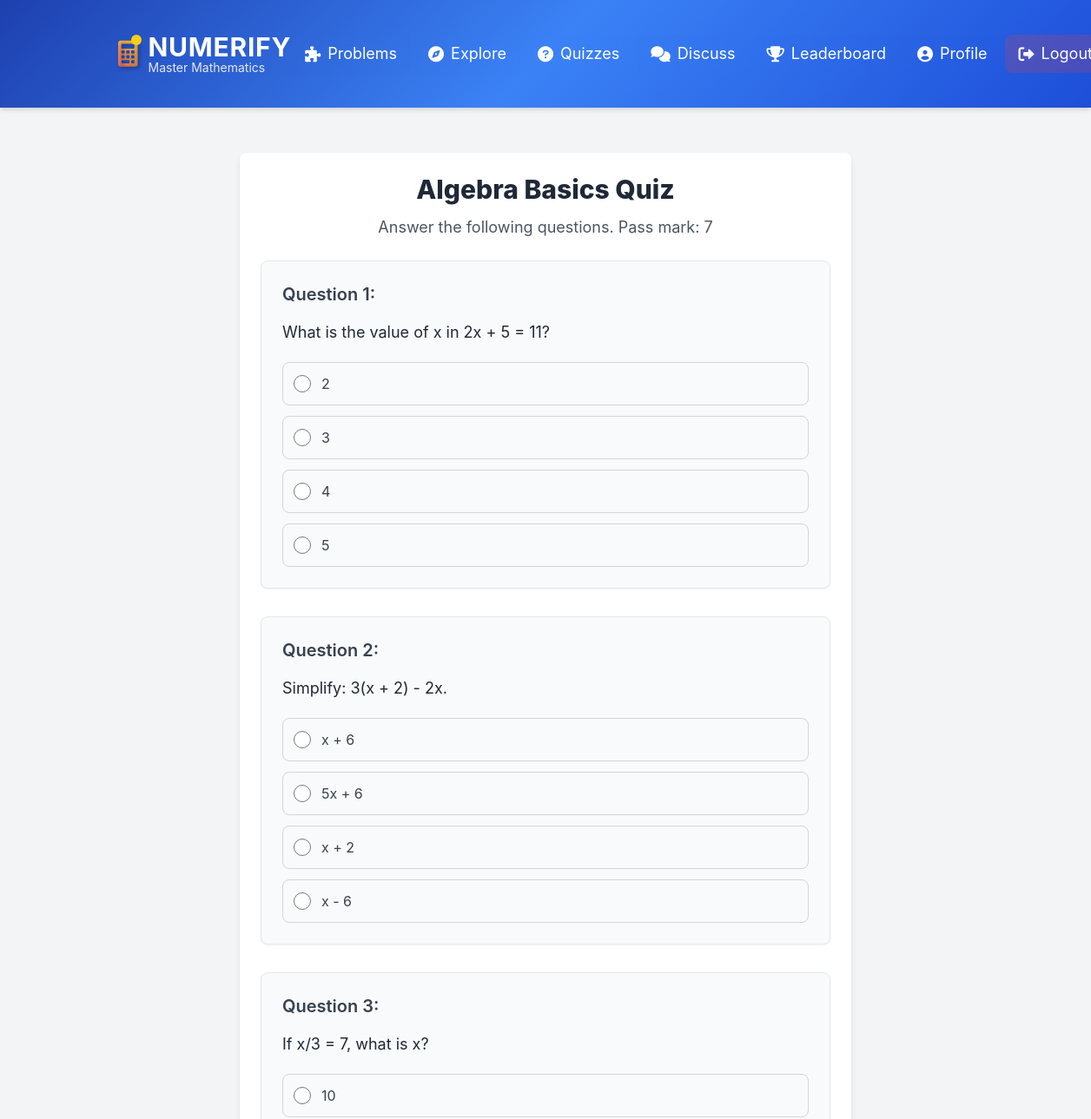
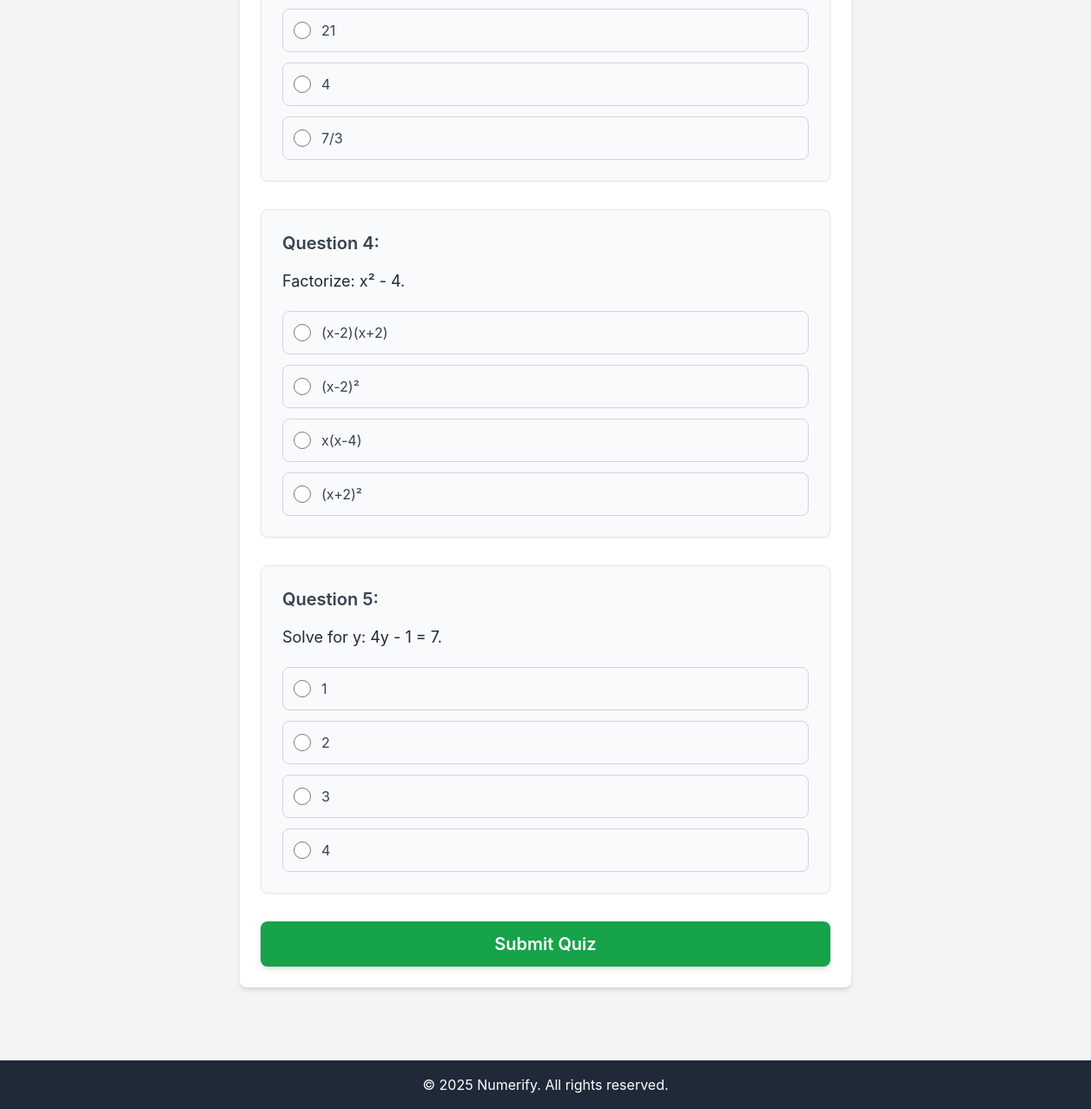
Page /quiz/1/start (signed in) on the committed database (2 pictures, top to bottom).
### models.py (models this page shows, shortened)
class Quiz(db.Model):
    id = db.Column(db.Integer, primary_key=True)
    title = db.Column(db.String(200), nullable=False)
    topic = db.Column(db.String(50), nullable=False)
    class_level = db.Column(db.String(20), nullable=False)
    pass_mark = db.Column(db.Integer, nullable=False, default=5) # Passing marks (e.g., 5 out of 10)
    questions = db.relationship('Question', backref='quiz', lazy=True, cascade="all, delete-orphan") # Cascade delete questions

class Question(db.Model):
    id = db.Column(db.Integer, primary_key=True)
    quiz_id = db.Column(db.Integer, db.ForeignKey('quiz.id'), nullable=False)
    text = db.Column(db.Text, nullable=False)
    options = db.relationship('Option', backref='question', lazy=True, cascade="all, delete-orphan") # Cascade delete options

class Option(db.Model):
    id = db.Column(db.Integer, primary_key=True)
    question_id = db.Column(db.Integer, db.ForeignKey('question.id'), nullable=False)
    text = db.Column(db.String(200), nullable=False)
    is_correct = db.Column(db.Boolean, default=False, nullable=False)

### quiz.py (the view, shortened to what this page needs)
@quiz.route('/quiz/<int:quiz_id>/start', methods=['GET', 'POST'])
@login_required
def start_quiz(quiz_id):
    current_quiz = Quiz.query.get_or_404(quiz_id)
    questions = Question.query.filter_by(quiz_id=quiz_id).order_by(Question.id.asc()).all()
    if not questions:
        flash("This quiz has no questions yet!", 'warning')
        return redirect(url_for('quiz.quiz_selection'))
    return render_template('start_quiz.html', quiz=current_quiz, questions=questions)

### templates/start_quiz.html (shortened to what this page needs)
{% extends "base.html" %}
{% block content %}
<div class="max-w-3xl mx-auto px-4 sm:px-6 lg:px-8">
    <div class="bg-white shadow-md rounded-lg p-6 mb-8">
        <h1 class="text-3xl font-extrabold text-gray-800 mb-3 text-center">{{ quiz.title }}</h1>
        <p class="text-lg text-gray-600 text-center mb-6">Answer the following questions. Pass mark: {{ quiz.pass_mark }}</p>
        <form method="POST" action="{{ url_for('quiz.start_quiz', quiz_id=quiz.id) }}" class="space-y-8">
            {% for question in questions %}
                <div class="bg-gray-50 p-6 rounded-lg shadow-sm border border-gray-200">
                    <h4 class="text-xl font-semibold text-gray-700 mb-4">Question {{ loop.index }}:</h4>
                    <p class="text-lg text-gray-800 mb-5">{{ question.text | safe }}</p>
                    <div class="space-y-3">
                        {% for option in question.options %}
                            <label class="flex items-center p-3 border border-gray-300 rounded-lg cursor-pointer hover:bg-gray-100 transition duration-150">
                                <input type="radio" name="question_{{ question.id }}" value="{{ option.id }}" required
                                       class="form-radio h-5 w-5 text-blue-600">
                                <span class="ml-3 text-gray-700 text-base">{{ option.text }}</span>
                            </label>
                        {% endfor %}
                    </div>
                </div>
            {% endfor %}
            <div class="mt-8">
                <button type="submit" class="w-full bg-green-600 text-white py-3 rounded-lg text-xl font-semibold hover:bg-green-700 transition duration-200 shadow-md">
                    Submit Quiz
                </button>
            </div>
        </form>
    </div>
</div>
{% endblock %}

### templates/base.html (style rules this page uses)
body { font-family: 'Inter', sans-serif; background-color: #f3f4f6; color: #333; }

### rows in the picture
Quiz: title "Algebra Basics Quiz", pass_mark "7"
Question: text "What is the value of x in 2x + 5 = 11?"
Option: text "2"
Option: text "3"
Option: text "4"
Option: text "5"
Question: text "Simplify: 3(x + 2) - 2x."
Option: text "x + 6"
Option: text "5x + 6"
Option: text "x + 2"
Option: text "x - 6"
Question: text "If x/3 = 7, what is x?"
Option: text "10"
Option: text "21"
Option: text "4"
Option: text "7/3"
Question: text "Factorize: x² - 4."
Option: text "(x-2)(x+2)"
Option: text "(x-2)²"
Option: text "x(x-4)"
Option: text "(x+2)²"
Question: text "Solve for y: 4y - 1 = 7."
Option: text "1"
Option: text "2"
Option: text "3"
Option: text "4"
